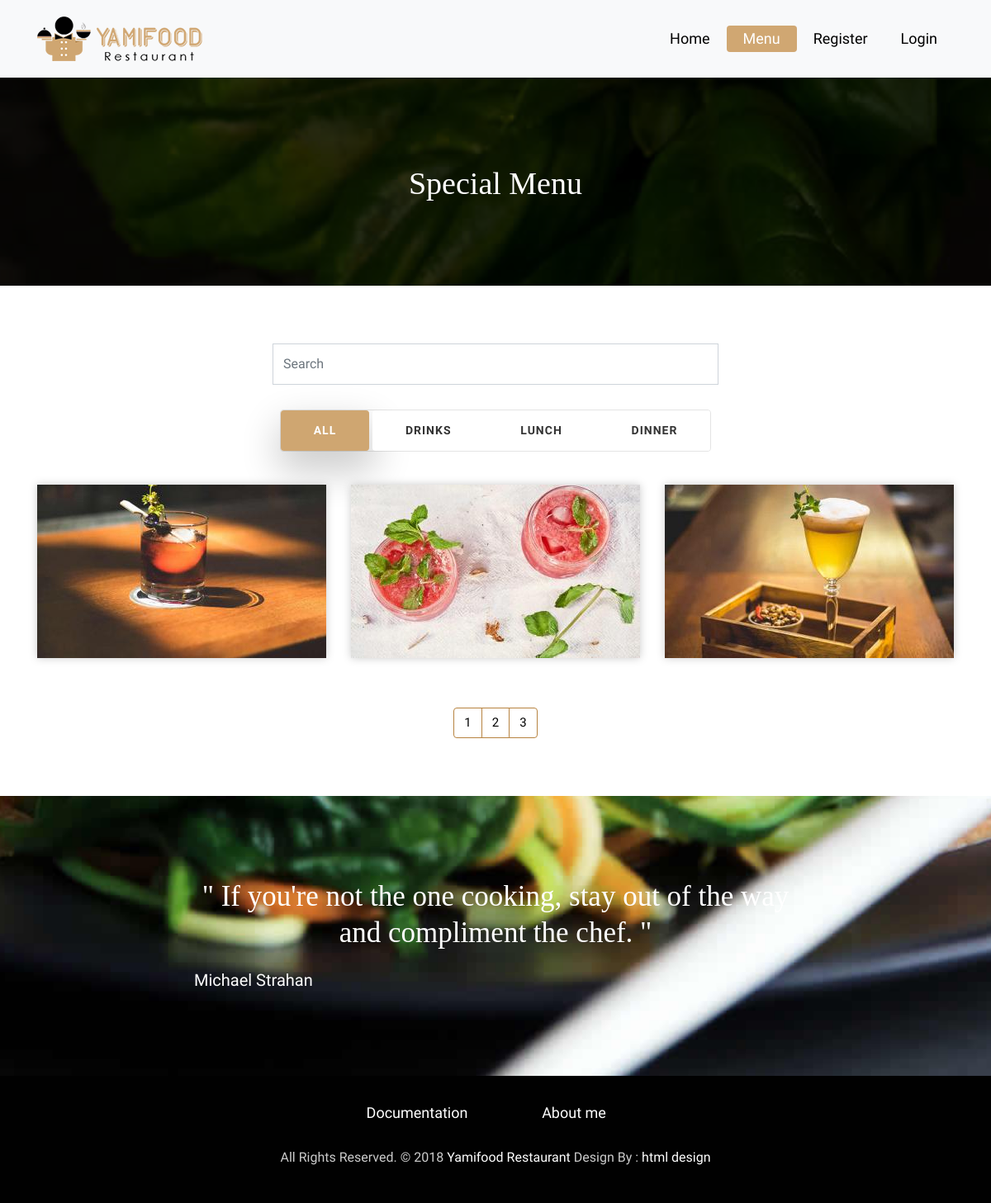
The app's page /index.php?page=menu with its own data.
### tables this page shows
CREATE TABLE `meni_uloga` (
  `id_meni_uloga` int(10) NOT NULL,
  `id_meni` int(10) NOT NULL,
  `id_uloga` int(10) NOT NULL
);

CREATE TABLE `meni` (
  `id_meni` int(10) NOT NULL,
  `putanja` varchar(50) NOT NULL,
  `naziv` varchar(50) NOT NULL,
  `redosled` int(10) NOT NULL,
  `id_pozicija_meni` int(10) NOT NULL
);

CREATE TABLE `kategorija` (
  `id_kategorija` int(10) NOT NULL,
  `naziv_kategorije` varchar(50) NOT NULL
);

CREATE TABLE `proizvod` (
  `id_proizvod` int(10) NOT NULL,
  `naziv_proizvoda` varchar(50) NOT NULL,
  `opis` text NOT NULL,
  `cena` decimal(10,2) NOT NULL,
  `slika` varchar(100) NOT NULL,
  `mala_slika` varchar(100) NOT NULL,
  `id_kategorija` int(10) NOT NULL
);

### models/meni/functions.php (called while the page is built)
<?php
function dohvatiMeni($pozicija, $uloga){
    global $konekcija;
    $upit="SELECT * FROM meni m INNER JOIN meni_uloga mu ON m.id_meni=mu.id_meni WHERE m.id_pozicija_meni=:pozicija AND mu.id_uloga=:uloga ORDER BY redosled";
    $priprema=$konekcija->prepare($upit);
    $priprema->bindParam(":pozicija", $pozicija);
    $priprema->bindParam(":uloga", $uloga);
    $priprema->execute();
    $rezultat=$priprema->fetchAll();
    return $rezultat;
}

### models/functions.php (called while the page is built)
<?php
function dohvati($tabela){
    global $konekcija;
    $upit="SELECT * FROM $tabela";
    $rezultat=$konekcija->query($upit)->fetchAll();
    return $rezultat;
}

### models/stranicenje/functions.php (called while the page is built)
<?php
function dohvatiPoStranici($brojPoStranici){
    global $konekcija;
    $upit ="SELECT * FROM proizvod LIMIT 0, $brojPoStranici";
    $rezultat = $konekcija->query($upit)->fetchAll();
    return $rezultat;
}
function brojLinkova($brojPoStranici){
    global $konekcija;
    $upit="SELECT COUNT(*) AS broj FROM proizvod";
    $brojProizvoda=$konekcija->query($upit)->fetch();
    $brojLinkova=ceil($brojProizvoda->broj/$brojPoStranici);
    return $brojLinkova;
}
?>

### views/pages/menu.php (the view, shortened to what this page needs)
<div class="all-page-title page-breadcrumb">
    <div class="container text-center">
        <div class="row">
            <div class="col-lg-12">
                <h1>Special Menu</h1>
            </div>
        </div>
    </div>
</div>
<div class="menu-box">
        <?php
        if(isset($_GET['proizvod'])){
            $idProizvod=$_GET['proizvod'];
            $upit="SELECT * FROM proizvod WHERE id_proizvod=$idProizvod";
            $rezultat=$konekcija->query($upit)->fetch();
            ?>
            <div class="container kontejnerZasebno">
            <div class="row">
                <input type="hidden" value="<?= $idProizvod ?>" class="proizvodOcena" />
            </div>
            <div class="row">
                <h1 class="nazivProizvodaZasebno"><?= $rezultat->naziv_proizvoda ?></h1>
            </div>
            <div class="row">
                <img width="600" height="360" class="img-responsive" src="assets/images/products/<?= $rezultat->slika ?>">
            </div>
            <div class="row">
                <p class="opisProizvodaZasebno"><?= $rezultat->opis ?></p>
            </div>
                    <?php
                    if(isset($_SESSION['korisnik'])){ ?>
                    <div class="row rate">
                        <div>
                            <i class="fa fa-star fa-3x" data-id="0"></i>
                            <i class="fa fa-star fa-3x" data-id="1"></i>
                            <i class="fa fa-star fa-3x" data-id="2"></i>
                            <i class="fa fa-star fa-3x" data-id="3"></i>
                            <i class="fa fa-star fa-3x" data-id="4"></i>
                        </div>
                    </div>
                    <div class="row">
                        <div class="prosek"></div>
                    </div>
                    <div class="row">
             <a href="index.php?page=menu" class="vrati"><i class="fa fa-arrow-left fa-3x" aria-hidden="true"></i></a>
        </div>
                    </div>
            </div>
            </div>
                    <?php
                } else {
                }
                ?>
            </div>
            </div>
        <?php } else { ?>
            <div class="container">
                <div class="row">
                    <div class="col-lg-6 searchPolje">
                        <div class="special-menu text-center">
                            <input class="form-control trazi" type="text" placeholder="Search" aria-label="Search">
                        </div>
                    </div>
                </div>
                <div class="row">
                    <div class="col-lg-12">
                        <div class="special-menu text-center">
                            <div class="button-group filter-button-group">
                                <button class="buttonKategorija active" data-id="-1">All</button>
                                <?php
                                require_once "models/functions.php";
                                $podaci=dohvati('kategorija');
                                foreach($podaci as $podatak): ?>
                                    <button class="buttonKategorija" data-id="<?= $podatak->id_kategorija ?>"><?= $podatak->naziv_kategorije ?></button>
                                <?php endforeach;?>
                            </div>
                        </div>
                    </div>
                </div>
                <div class="row redZaProizvode">
                    <?php
                    require_once "models/stranicenje/functions.php";
                    $podaci=dohvatiPoStranici(3);
                    foreach ($podaci as $podatak):
                        ?>
                        <div class="col-lg-4 col-md-6 special-grid">
                            <div class="gallery-single fix">
                                <img src="assets/images/products/<?= $podatak->mala_slika ?>" class="img-fluid" alt="<?= $podatak->naziv_proizvoda ?>">
                            </div>
                        </div>
                    <?php endforeach; ?>
                </div>
                <div class="col-sm-3 brojeviPaginacija">
                    <nav aria-label="...">
                        <ul class="pagination">
                            <?php
                            $brojLinkova=brojLinkova(3);
                            for($i=0; $i<$brojLinkova; $i++):
                                $index=$i+1;
                                ?>
                                <li class="page-item">
                                    <a id="<?= $i?>" data-id="<?= $index?>" class="page-link stranicenjeBroj" href="#"><?= $index?></a>
                                </li>
                            <?php endfor; ?>
                        </ul>
                    </nav>
                </div>
            </div>
        <?php } ?>
    </div>
<div class="qt-box qt-background">
    <div class="container">
        <div class="row">
            <div class="col-md-8 ml-auto mr-auto text-left">
                <p class="lead ">
                    " If you're not the one cooking, stay out of the way and compliment the chef. "
                </p>
                <span class="lead">Michael Strahan</span>
            </div>
        </div>
    </div>
</div>

### views/fixed/head.php (shortened to what this page needs)
<!DOCTYPE html>
<html lang="en">
<head>
    <link rel="stylesheet" href="assets/css/bootstrap.min.css">
    <link rel="stylesheet" href="assets/css/style.css">
    <link rel="stylesheet" href="assets/css/responsive.css">
    <link rel="stylesheet" href="assets/css/custom.css">
</head>
<body>

### views/fixed/header.php (shortened to what this page needs)
<header class="top-navbar">
    <nav class="navbar navbar-expand-lg navbar-light bg-light">
        <div class="container">
            <a class="navbar-brand" href="index.php">
                <img src="assets/images/logo.png" alt="" />
            </a>
            <div class="collapse navbar-collapse" id="navbars-rs-food">
                <ul class="navbar-nav ml-auto">
                    <?php
                    require_once "models/meni/functions.php";
                    if(isset($_SESSION['korisnik'])){
                        $podaci=dohvatiMeni(1, $_SESSION['korisnik']->id_uloga);
                    }
                    else{
                        $podaci=dohvatiMeni(1, 3);
                    }
                    foreach ($podaci as $podatak): ?>
                        <li class="nav-item <?php if(strtolower($_GET['page'])== strtolower($podatak->naziv)) echo "active"?>"><a class="nav-link" href="<?= $podatak->putanja ?>"><?= $podatak->naziv ?></a></li>
                    <?php endforeach; ?>
                </ul>
            </div>
        </div>
    </nav>
</header>

### index.php (shortened to what this page needs)
<?php
require_once "config/connection.php";
include "views/fixed/head.php";
include "views/fixed/header.php";
if(isset($_GET["page"])){
    $page=$_GET["page"];
    switch($page){
        case "menu":
            include "views/pages/menu.php";
            break;
    }
}
else{
    include "views/pages/main.php";
}
include "views/fixed/footer.php";
?>

### views/fixed/footer.php (shortened to what this page needs)
<footer class="footer-area bg-f">
    <div class="copyright">
        <div class="container">
            <div class="row futerLinkovi">
                <?php
                require_once "models/meni/functions.php";
                if(isset($_SESSION['korisnik'])){
                    $podaci=dohvatiMeni(2, $_SESSION['korisnik']->id_uloga);
                }
                else{
                    $podaci=dohvatiMeni(2, 3);
                }
                foreach ($podaci as $podatak): ?>
                    <div class="col-lg-2 col-md-6">
                        <p class="lead"><a href="<?= $podatak->putanja ?>"><?= $podatak->naziv ?></a></p>
                    </div>
                <?php endforeach; ?>
                <div class="col-lg-12">
                    <p class="company-name">All Rights Reserved. &copy; 2018 <a href="#">Yamifood Restaurant</a> Design By :
                        <a href="https://html.design/">html design</a></p>
                </div>
            </div>
        </div>
    </div>
</footer>
</body>
</html>

### records on screen
meni_uloga: id_meni.naziv "Home"
meni_uloga: id_meni.naziv "Menu"
meni_uloga: id_meni.naziv "Register"
meni_uloga: id_meni.naziv "Login"
kategorija: naziv_kategorije "DRINKS"
kategorija: naziv_kategorije "LUNCH"
kategorija: naziv_kategorije "DINNER"
proizvod: mala_slika (picture)
proizvod: mala_slika (picture)
proizvod: mala_slika (picture)
meni_uloga: id_meni.naziv "Documentation"
meni_uloga: id_meni.naziv "About me"

### other values on screen
$index "1"
$index "2"
$index "3"
